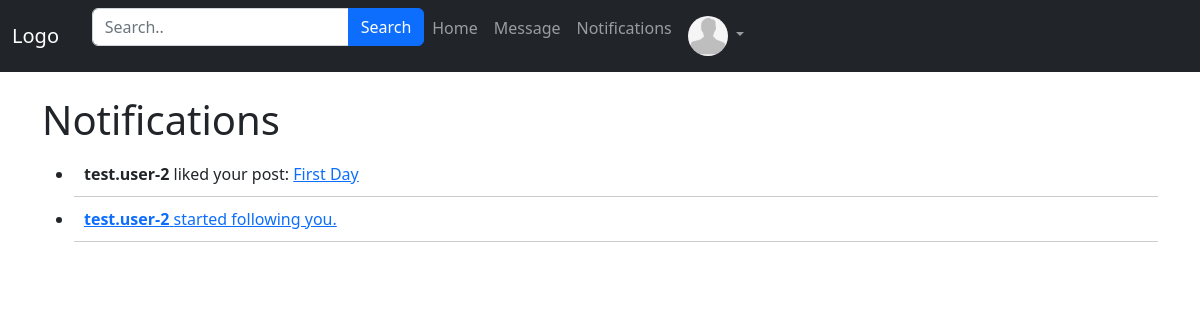
Before: /post/notifications/ (signed in) with the older database file.
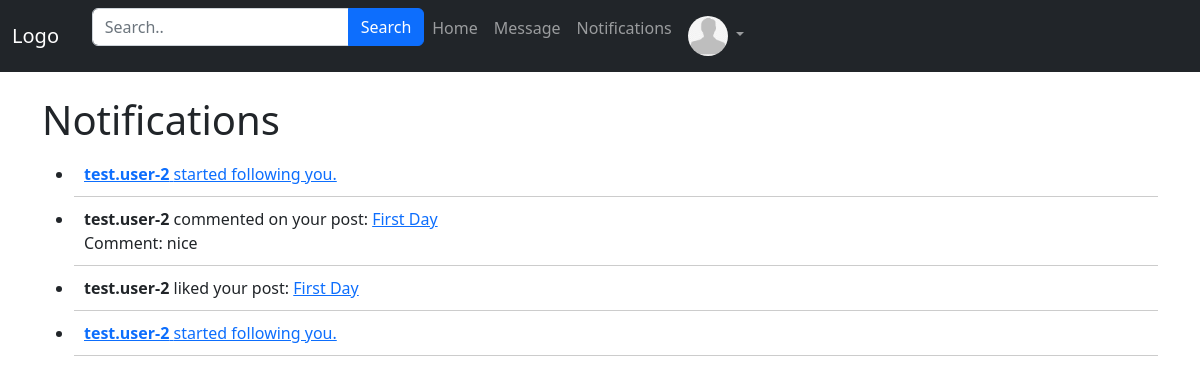
After: the same page with the newer database file.
### App_Post/models.py (models this page shows, shortened)
class Notification(models.Model):
    user = models.ForeignKey(User, on_delete=models.CASCADE, related_name='notifications')
    notification_type = models.CharField(max_length=20)
    target = models.ForeignKey(User, on_delete=models.CASCADE, related_name='target_user')
    post = models.ForeignKey(Posts, on_delete=models.CASCADE, null=True, blank=True)
    comment = models.ForeignKey(Comment, on_delete=models.CASCADE, null=True, blank=True)
    date_created = models.DateTimeField(auto_now_add=True)
    class Meta:
        ordering = ['-date_created']

class Posts(models.Model):
    author = models.ForeignKey(User, on_delete=models.CASCADE, related_name='post')
    image = models.ImageField(upload_to='post_images')
    caption = models.CharField(max_length=264, blank= True)
    upload_date = models.DateTimeField(auto_now_add=True)
    update_date = models.DateTimeField(auto_now=True)
    class Meta:
        ordering=['-upload_date']

class Comment(models.Model):
    post = models.ForeignKey(Posts, on_delete=models.CASCADE, related_name='comments')
    author = models.ForeignKey(User, on_delete=models.CASCADE)
    content = models.TextField()
    timestamp = models.DateTimeField(auto_now_add=True)
    class Meta:
        ordering = ['-timestamp']

### App_Post/views.py (the view)
# urls.py: path('notifications/', views.notifications, name='notifications'),
@login_required
def notifications(request):
    notifications = Notification.objects.filter(user=request.user)
    return render(request, 'App_Post/notifications.html', {'notifications': notifications})

### templates/App_Post/notifications.html (shortened to what this page needs)
{% extends 'navbar.html' %}
{% load crispy_forms_tags %}
{% block body_block %}
  <h1>Notifications</h1>
  {% if notifications %}
    <ul>
      {% for notification in notifications %}
        <li class="notification">
          {% if notification.notification_type == 'Like' %}
            <strong>{{ notification.target.username }}</strong> liked your post:
            <a href="{% url 'App_Post:post_details' post_id=notification.post.pk %}">{{ notification.post.caption }}</a>
          {% elif notification.notification_type == 'Comment' %}
            <strong>{{ notification.target.username }}</strong> commented on your post:
            <a href="{% url 'App_Post:post_details' post_id=notification.post.pk %}">{{ notification.post.caption }}</a>
            <br>
            Comment: {{ notification.comment.content }}
          {% elif notification.notification_type == 'Follow' %}
            <a href="{% url 'App_Login:user' username=notification.target.username %}">
              <strong>{{ notification.target.username }}</strong> started following you.
            </a>
          {% endif %}
        </li>
      {% endfor %}
    </ul>
  {% else %}
    <p>No notifications found.</p>
  {% endif %}
{% endblock %}

Changed rows visible on the page:
added Notification: target.username "test.user-2"
added Notification: target.username "test.user-2", post.caption "First Day", comment.content "nice"
